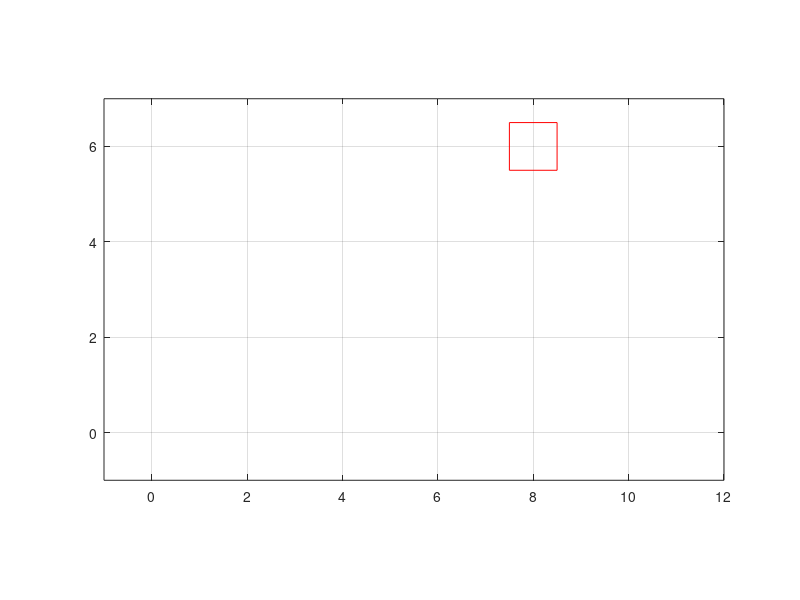
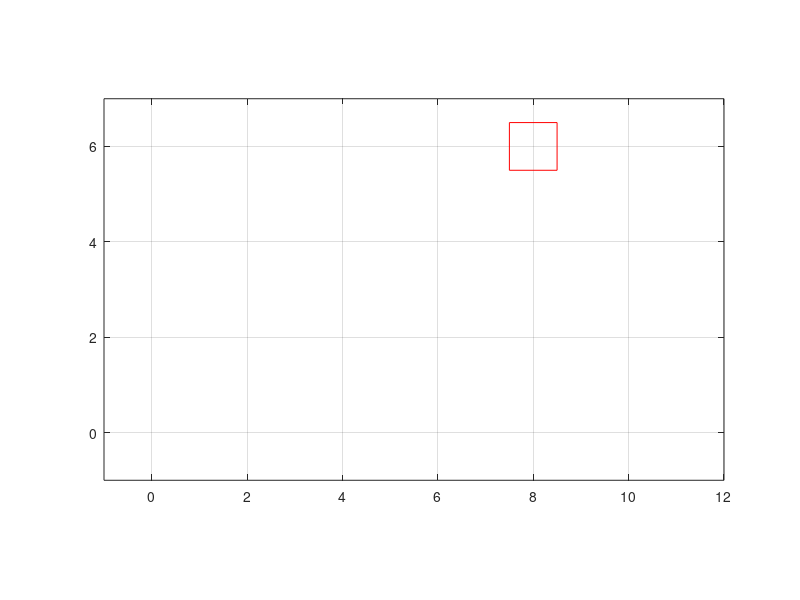
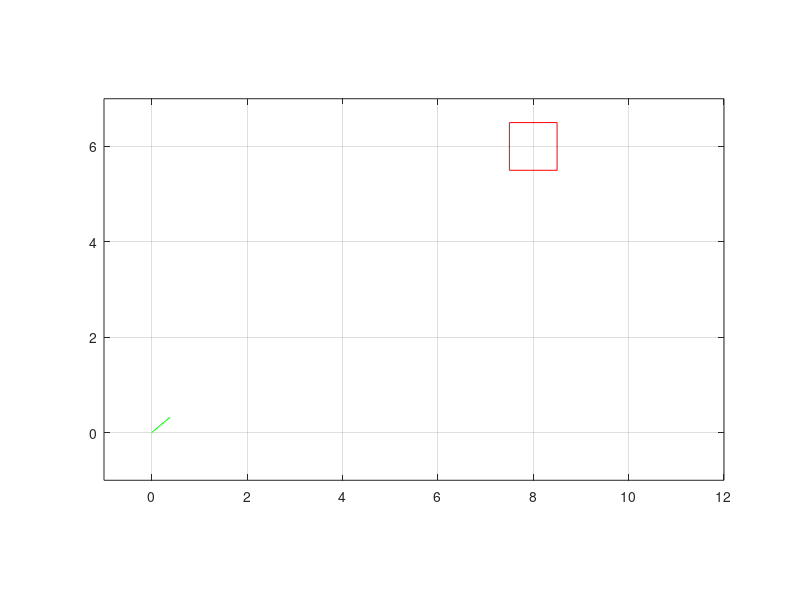
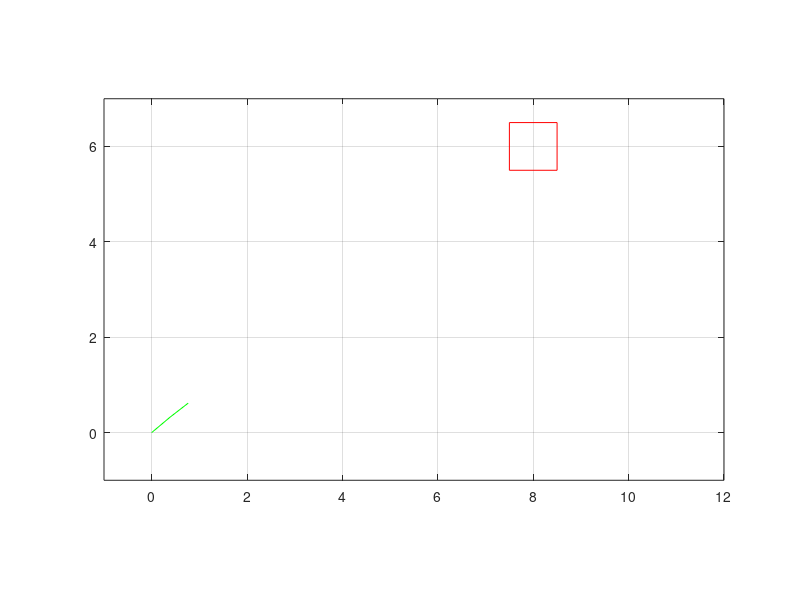

Recreate these plots in MATLAB, in order.
% Simpe game based on projectile motion in 2D
clear all
clf
animationDelay = 0.1 % in seconds
movie_file = 'aim_and_shoot.gif'
movie_size = '-S400,400'
% Initial condition
v = 10;
alpha = 40;
x = 0; 
y = 0;

dt = 0.05;
g = 9.81;

% Map alha from radians to degree
alpha = alpha * pi/180;

% Calculate velocity components

vx = v * cos(alpha);
vy = v * sin(alpha);

target.x = 8;
target.y = 6;
target.dx = 0.5;
target.dy = 0.5;
target.xcoords = [-1,1,1,-1,-1]*target.dx + target.x;
target.ycoords = [-1,-1,1,1,-1]*target.dy + target.y;

% Initialize array for stroing velocity and position components
xt(1) = x;
yt(1) = y;
vxt(1) = vx;
vyt(1) = vy;

% Iterate over time steps
plot(target.xcoords, target.ycoords, '-r');
grid
axis([-1, 12, -1, 7])
axis equal
frame_data(:,:,:,1) = print("-RGBImage", "-dpng", movie_size);
frame_data(:,:,:,2) = print("-RGBImage", "-dpng", movie_size);
imwrite(frame_data,movie_file,'gif','writemode','overwrite',...
        'LoopCount',inf,'DelayTime',0);
hold on
for i = 2 : 200
    vxt(i) = vxt(i-1);
    vyt(i) = vyt(i-1) - g*dt;
    xt(i) = xt(i-1) + vxt(i-1)*dt;
    yt(i) = yt(i-1) + vyt(i-1)*dt; 
	  line([xt(i-1),xt(i)], [yt(i-1), yt(i)], 'Color', 'green')
    pause(animationDelay);
    frame_data = print("-RGBImage", "-dpng", movie_size);
    imwrite(frame_data,movie_file,'gif','writemode','append','DelayTime',0)
    if (yt(i)< 0)
      break;
    end
end

% Visualise projectile trajectory
        
plot(xt, yt, '*b');
last_frame = print("-RGBImage", "-dpng", movie_size);
imwrite(last_frame,movie_file,'gif','writemode','append','DelayTime',0.5)
hold on
